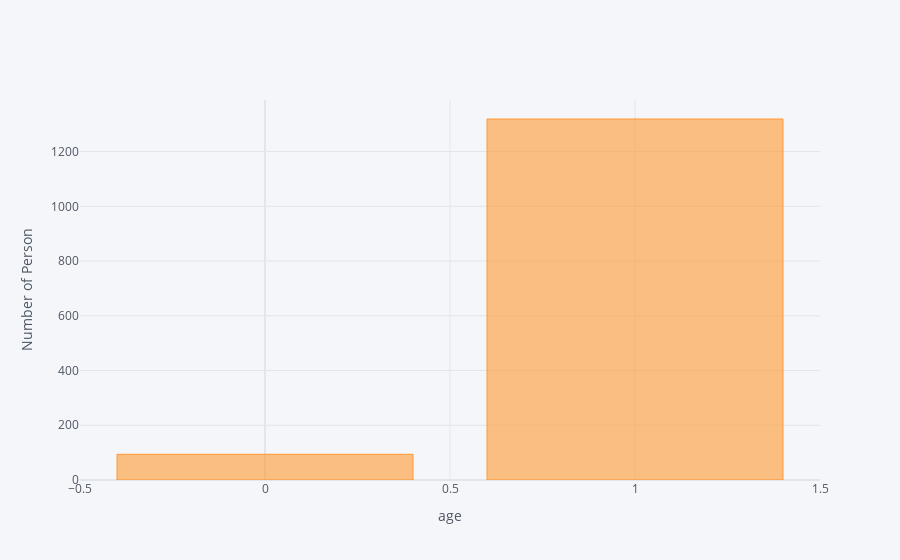

The notebook cell saved with this chart:
### Code cell
(dms1['gender']).value_counts().iplot(kind='bar',xTitle='age', yTitle='Number of Person')

### Figure 1 — Plotly figure (JSON) as saved in the notebook; plotly's stock layout.template omitted (floating-point values rounded to 4 significant figures)
{"data": [{"marker": {"color": "rgba(255, 153, 51, 0.6)", "line": {"color": "rgba(255, 153, 51, 1.0)", "width": 1}}, "name": "gender", "orientation": "v", "text": "", "type": "bar", "x": [1, 0], "y": [1319, 94]}], "layout": {"legend": {"bgcolor": "#F5F6F9", "font": {"color": "#4D5663"}}, "paper_bgcolor": "#F5F6F9", "plot_bgcolor": "#F5F6F9", "title": {"font": {"color": "#4D5663"}}, "xaxis": {"gridcolor": "#E1E5ED", "showgrid": true, "tickfont": {"color": "#4D5663"}, "title": {"font": {"color": "#4D5663"}, "text": "age"}, "zerolinecolor": "#E1E5ED"}, "yaxis": {"gridcolor": "#E1E5ED", "showgrid": true, "tickfont": {"color": "#4D5663"}, "title": {"font": {"color": "#4D5663"}, "text": "Number of Person"}, "zerolinecolor": "#E1E5ED"}}}
